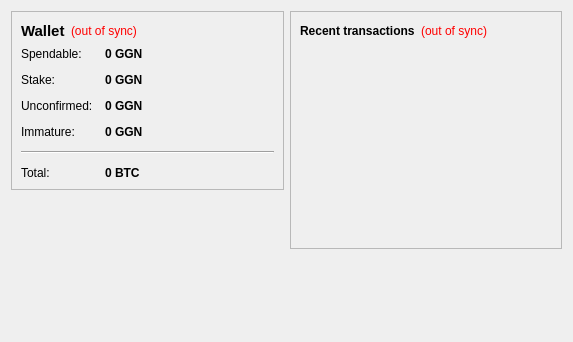
<?xml version="1.0" encoding="UTF-8"?>
<ui version="4.0">
 <class>OverviewPage</class>
 <widget class="QWidget" name="OverviewPage">
  <property name="geometry">
   <rect>
    <x>0</x>
    <y>0</y>
    <width>573</width>
    <height>342</height>
   </rect>
  </property>
  <property name="windowTitle">
   <string>Form</string>
  </property>
  <layout class="QHBoxLayout" name="horizontalLayout" stretch="1,1">
   <item>
    <layout class="QVBoxLayout" name="verticalLayout_2">
     <item>
      <widget class="QFrame" name="frame">
       <property name="frameShape">
        <enum>QFrame::StyledPanel</enum>
       </property>
       <property name="frameShadow">
        <enum>QFrame::Raised</enum>
       </property>
       <layout class="QVBoxLayout" name="verticalLayout_4">
        <item>
         <layout class="QHBoxLayout" name="horizontalLayout_4">
          <item>
           <widget class="QLabel" name="label_5">
            <property name="font">
             <font>
              <pointsize>11</pointsize>
              <weight>75</weight>
              <bold>true</bold>
             </font>
            </property>
            <property name="text">
             <string>Wallet</string>
            </property>
           </widget>
          </item>
          <item>
           <widget class="QLabel" name="labelWalletStatus">
            <property name="toolTip">
             <string>The displayed information may be out of date. Your wallet automatically synchronizes with the GGN network after a connection is established, but this process has not completed yet.</string>
            </property>
            <property name="styleSheet">
             <string notr="true">QLabel { color: red; }</string>
            </property>
            <property name="text">
             <string notr="true">(out of sync)</string>
            </property>
            <property name="alignment">
             <set>Qt::AlignLeading|Qt::AlignLeft|Qt::AlignVCenter</set>
            </property>
           </widget>
          </item>
          <item>
           <spacer name="horizontalSpacer_2">
            <property name="orientation">
             <enum>Qt::Horizontal</enum>
            </property>
            <property name="sizeHint" stdset="0">
             <size>
              <width>40</width>
              <height>20</height>
             </size>
            </property>
           </spacer>
          </item>
         </layout>
        </item>
        <item>
         <layout class="QFormLayout" name="formLayout_2">
          <property name="fieldGrowthPolicy">
           <enum>QFormLayout::AllNonFixedFieldsGrow</enum>
          </property>
          <property name="horizontalSpacing">
           <number>12</number>
          </property>
          <property name="verticalSpacing">
           <number>12</number>
          </property>
          <item row="0" column="0">
           <widget class="QLabel" name="label">
            <property name="text">
             <string>Spendable:</string>
            </property>
           </widget>
          </item>
          <item row="0" column="1">
           <widget class="QLabel" name="labelBalance">
            <property name="font">
             <font>
              <weight>75</weight>
              <bold>true</bold>
             </font>
            </property>
            <property name="cursor">
             <cursorShape>IBeamCursor</cursorShape>
            </property>
            <property name="toolTip">
             <string>Your current spendable balance</string>
            </property>
            <property name="text">
             <string notr="true">0 GGN</string>
            </property>
            <property name="textInteractionFlags">
             <set>Qt::LinksAccessibleByMouse|Qt::TextSelectableByKeyboard|Qt::TextSelectableByMouse</set>
            </property>
           </widget>
          </item>
          <item row="1" column="0">
           <widget class="QLabel" name="label_6">
            <property name="text">
             <string>Stake:</string>
            </property>
           </widget>
          </item>
          <item row="1" column="1">
           <widget class="QLabel" name="labelStake">
            <property name="font">
             <font>
              <weight>75</weight>
              <bold>true</bold>
             </font>
            </property>
            <property name="cursor">
             <cursorShape>IBeamCursor</cursorShape>
            </property>
            <property name="toolTip">
             <string>Total of coins that was staked, and do not yet count toward the current balance</string>
            </property>
            <property name="text">
             <string notr="true">0 GGN</string>
            </property>
            <property name="textInteractionFlags">
             <set>Qt::LinksAccessibleByMouse|Qt::TextSelectableByKeyboard|Qt::TextSelectableByMouse</set>
            </property>
           </widget>
          </item>
          <item row="2" column="0">
           <widget class="QLabel" name="label_3">
            <property name="text">
             <string>Unconfirmed:</string>
            </property>
           </widget>
          </item>
          <item row="2" column="1">
           <widget class="QLabel" name="labelUnconfirmed">
            <property name="font">
             <font>
              <weight>75</weight>
              <bold>true</bold>
             </font>
            </property>
            <property name="cursor">
             <cursorShape>IBeamCursor</cursorShape>
            </property>
            <property name="toolTip">
             <string>Total of transactions that have yet to be confirmed, and do not yet count toward the current balance</string>
            </property>
            <property name="text">
             <string notr="true">0 GGN</string>
            </property>
            <property name="textInteractionFlags">
             <set>Qt::LinksAccessibleByMouse|Qt::TextSelectableByKeyboard|Qt::TextSelectableByMouse</set>
            </property>
           </widget>
          </item>
          <item row="3" column="0">
           <widget class="QLabel" name="labelImmatureText">
            <property name="text">
             <string>Immature:</string>
            </property>
           </widget>
          </item>
          <item row="3" column="1">
           <widget class="QLabel" name="labelImmature">
            <property name="font">
             <font>
              <weight>75</weight>
              <bold>true</bold>
             </font>
            </property>
            <property name="toolTip">
             <string>Mined balance that has not yet matured</string>
            </property>
            <property name="text">
             <string notr="true">0 GGN</string>
            </property>
            <property name="textInteractionFlags">
             <set>Qt::LinksAccessibleByMouse|Qt::TextSelectableByKeyboard|Qt::TextSelectableByMouse</set>
            </property>
           </widget>
          </item>
          <item row="4" column="0" colspan="2">
           <widget class="Line" name="line">
            <property name="orientation">
             <enum>Qt::Horizontal</enum>
            </property>
           </widget>
          </item>
          <item row="5" column="0">
           <widget class="QLabel" name="labelTotalText">
            <property name="text">
             <string>Total:</string>
            </property>
           </widget>
          </item>
          <item row="5" column="1">
           <widget class="QLabel" name="labelTotal">
            <property name="font">
             <font>
              <weight>75</weight>
              <bold>true</bold>
             </font>
            </property>
            <property name="cursor">
             <cursorShape>IBeamCursor</cursorShape>
            </property>
            <property name="toolTip">
             <string>Your current total balance</string>
            </property>
            <property name="text">
             <string notr="true">0 BTC</string>
            </property>
            <property name="textInteractionFlags">
             <set>Qt::LinksAccessibleByMouse|Qt::TextSelectableByKeyboard|Qt::TextSelectableByMouse</set>
            </property>
           </widget>
          </item>
         </layout>
        </item>
       </layout>
      </widget>
     </item>
     <item>
      <spacer name="verticalSpacer">
       <property name="orientation">
        <enum>Qt::Vertical</enum>
       </property>
       <property name="sizeHint" stdset="0">
        <size>
         <width>20</width>
         <height>40</height>
        </size>
       </property>
      </spacer>
     </item>
    </layout>
   </item>
   <item>
    <layout class="QVBoxLayout" name="verticalLayout_3">
     <item>
      <widget class="QFrame" name="frame_2">
       <property name="frameShape">
        <enum>QFrame::StyledPanel</enum>
       </property>
       <property name="frameShadow">
        <enum>QFrame::Raised</enum>
       </property>
       <layout class="QVBoxLayout" name="verticalLayout">
        <item>
         <layout class="QHBoxLayout" name="horizontalLayout_2">
          <item>
           <widget class="QLabel" name="label_4">
            <property name="text">
             <string>&lt;b&gt;Recent transactions&lt;/b&gt;</string>
            </property>
           </widget>
          </item>
          <item>
           <widget class="QLabel" name="labelTransactionsStatus">
            <property name="toolTip">
             <string>The displayed information may be out of date. Your wallet automatically synchronizes with the GGN network after a connection is established, but this process has not completed yet.</string>
            </property>
            <property name="styleSheet">
             <string notr="true">QLabel { color: red; }</string>
            </property>
            <property name="text">
             <string notr="true">(out of sync)</string>
            </property>
            <property name="alignment">
             <set>Qt::AlignRight|Qt::AlignTrailing|Qt::AlignVCenter</set>
            </property>
           </widget>
          </item>
          <item>
           <spacer name="horizontalSpacer">
            <property name="orientation">
             <enum>Qt::Horizontal</enum>
            </property>
            <property name="sizeHint" stdset="0">
             <size>
              <width>40</width>
              <height>20</height>
             </size>
            </property>
           </spacer>
          </item>
         </layout>
        </item>
        <item>
         <widget class="QListView" name="listTransactions">
          <property name="styleSheet">
           <string notr="true">QListView { background: transparent; }</string>
          </property>
          <property name="frameShape">
           <enum>QFrame::NoFrame</enum>
          </property>
          <property name="verticalScrollBarPolicy">
           <enum>Qt::ScrollBarAlwaysOff</enum>
          </property>
          <property name="horizontalScrollBarPolicy">
           <enum>Qt::ScrollBarAlwaysOff</enum>
          </property>
          <property name="selectionMode">
           <enum>QAbstractItemView::NoSelection</enum>
          </property>
         </widget>
        </item>
       </layout>
      </widget>
     </item>
     <item>
      <spacer name="verticalSpacer_2">
       <property name="orientation">
        <enum>Qt::Vertical</enum>
       </property>
       <property name="sizeHint" stdset="0">
        <size>
         <width>20</width>
         <height>40</height>
        </size>
       </property>
      </spacer>
     </item>
    </layout>
   </item>
  </layout>
 </widget>
 <resources/>
 <connections/>
</ui>
